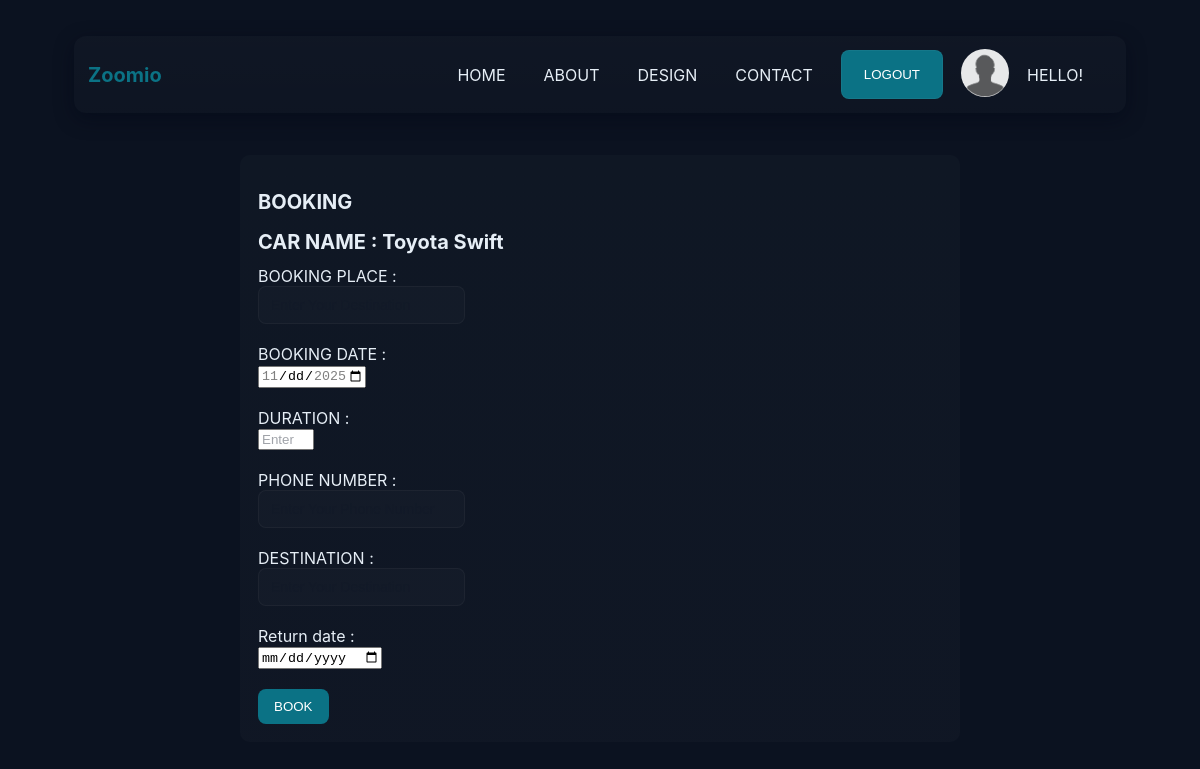
The page /booking.php?id=3 on the database as committed earlier.
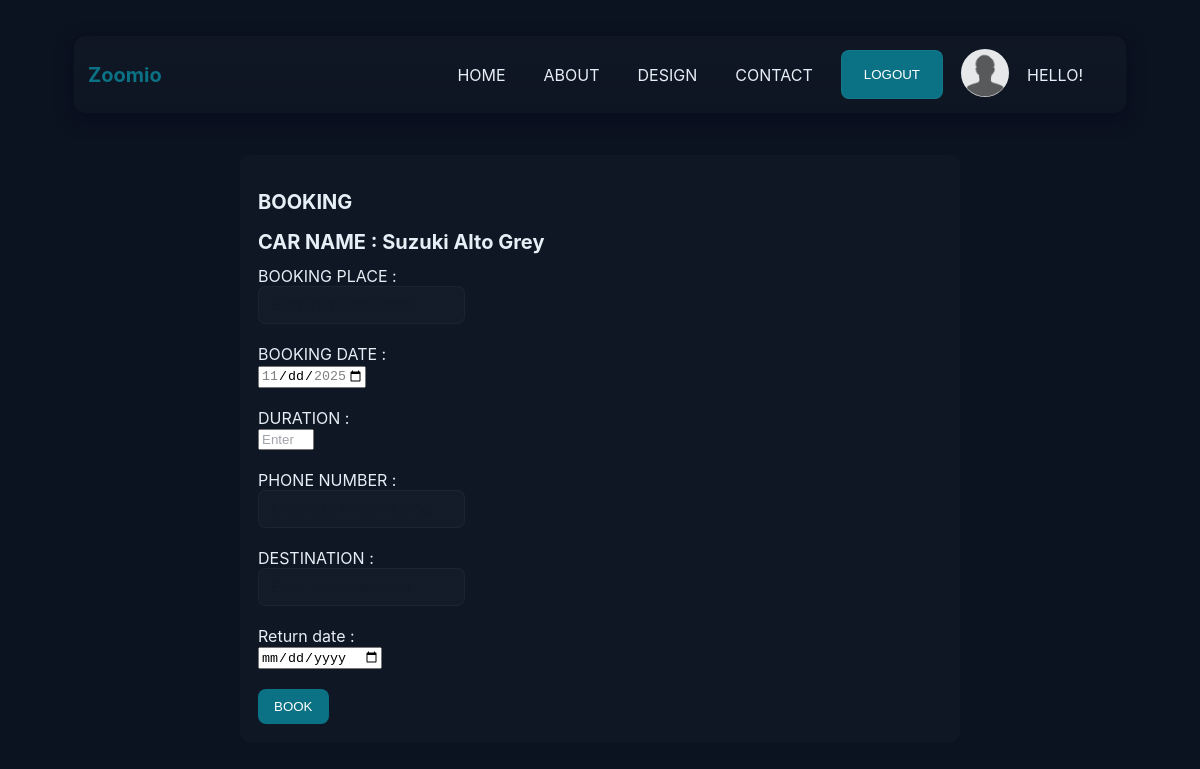
The same page on the database as committed later.
### tables this page shows
CREATE TABLE IF NOT EXISTS `cars` (
  `CAR_ID` INT NOT NULL AUTO_INCREMENT PRIMARY KEY,
  `CAR_NAME` VARCHAR(150) NOT NULL,
  `FUEL_TYPE` VARCHAR(50) NOT NULL,
  `CAPACITY` INT NOT NULL,
  `PRICE` INT NOT NULL,
  `CAR_IMG` VARCHAR(255) DEFAULT NULL,
  `AVAILABLE` ENUM('Y','N') DEFAULT 'Y'
);

### booking.php (the view, shortened to what this page needs)
<!DOCTYPE html>
<html lang="en">
<head>
    <link rel="stylesheet" href="css/app.css">
</head>
<body>
<div class="site-container">
<?php
    require_once('connection.php');
    $carid=$_GET['id'];
    $sql="select *from cars where CAR_ID='$carid'";
    $cname = mysqli_query($con,$sql);
    $email = mysqli_fetch_assoc($cname);
    $value = $_SESSION['email'];
    $sql="select * from users where EMAIL='$value'";
    $name = mysqli_query($con,$sql);
    $rows=mysqli_fetch_assoc($name);
    ?>
       <div class="hai">
            <div class="navbar">
                    <div class="icon">
                    <h2 class="logo">Zoomio</h2>
                </div>
                <div class="menu" >
                    <ul>
                        <li ><a href="cardetails.php">HOME</a></li>
                        <li><a href="aboutus.html">ABOUT</a></li>
                        <li><a href="#">DESIGN</a></li>
                        <li><a href="contactus.html">CONTACT</a></li>
                        <li><button class="nn"><a href="index.html">LOGOUT</a></button></li>
                        <li><img src="images/profile.png" class="circle" alt="Alps"></li>
                    <li><p class="phello">HELLO! &nbsp;<a id="pname"><?php echo $rows['FNAME']." ".$rows['LNAME']?></a></p></li>
                    </ul>
                </div>
            </div>
       </div>
         <div class="main">
        <div class="register">
            <h2>BOOKING</h2>
        <form id="register" method="POST"  >
            <h2>CAR NAME : <?php echo "".$email['CAR_NAME']?></h2>
            <label>BOOKING PLACE : </label>
            <br>
            <input type="text" name="place"
            id="name" placeholder="Enter Your Destination">
            <br><br>
            <label>BOOKING DATE : </label>
            <br>
            <input type ="date" name="date"
            id="datefield" min='1899-01-01' max='2000-13-13'  placeholder="ENTER THE DATE FOR BOOKING">
            <br><br>
            <label>DURATION : </label>
            <br>
            <input type ="number" name="dur" min="1" max="30"
            id="name" placeholder="Enter Rent Period (in days)">
            <br><br>
            <label>PHONE NUMBER : </label>
            <br>
            <input type="tel" name="ph" maxlength="10"
            id="name" placeholder="Enter Your Phone Number">
            <br><br>
            <label>DESTINATION : </label>
            <br>
            <input type="text" name="des"
            id="name" placeholder="Enter Your Destination">
            <br><br>
            <label>Return date : </label>
            <br>
            <input type ="date" name="rdate"
            id="dfield"  min='1899-01-01' placeholder="Enter The Return Date">
            <br><br>
            <input type="submit"  class="btnn" value="BOOK" name="book" >
        </form>
        </div>
    </div>
</body>
</html>

Rows that differ between the two databases and show on the page:
changed cars: CAR_NAME "Toyota Swift" → "Suzuki Alto Grey"
